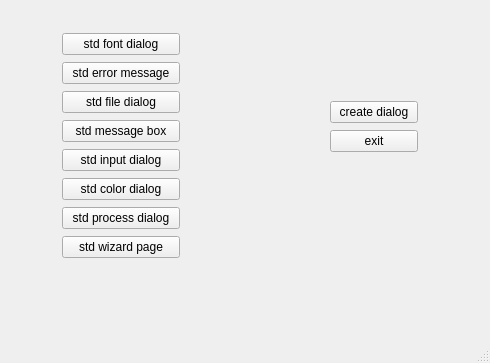
<?xml version="1.0" encoding="UTF-8"?>
<ui version="4.0">
 <class>MainWindow</class>
 <widget class="QMainWindow" name="MainWindow">
  <property name="geometry">
   <rect>
    <x>0</x>
    <y>0</y>
    <width>490</width>
    <height>363</height>
   </rect>
  </property>
  <property name="windowTitle">
   <string>MainWindow</string>
  </property>
  <widget class="QWidget" name="centralwidget">
   <widget class="QWidget" name="layoutWidget">
    <property name="geometry">
     <rect>
      <x>330</x>
      <y>100</y>
      <width>88</width>
      <height>54</height>
     </rect>
    </property>
    <layout class="QVBoxLayout" name="verticalLayout_2">
     <item>
      <widget class="QPushButton" name="pushButtonCreateDialog">
       <property name="sizePolicy">
        <sizepolicy hsizetype="Preferred" vsizetype="Fixed">
         <horstretch>0</horstretch>
         <verstretch>0</verstretch>
        </sizepolicy>
       </property>
       <property name="text">
        <string>create dialog</string>
       </property>
      </widget>
     </item>
     <item>
      <widget class="QPushButton" name="pushButtonexit">
       <property name="sizePolicy">
        <sizepolicy hsizetype="Preferred" vsizetype="Fixed">
         <horstretch>0</horstretch>
         <verstretch>0</verstretch>
        </sizepolicy>
       </property>
       <property name="text">
        <string>exit</string>
       </property>
      </widget>
     </item>
    </layout>
   </widget>
   <widget class="QWidget" name="">
    <property name="geometry">
     <rect>
      <x>62</x>
      <y>32</y>
      <width>118</width>
      <height>228</height>
     </rect>
    </property>
    <layout class="QVBoxLayout" name="verticalLayout">
     <item>
      <widget class="QPushButton" name="pushButtonFontDialog">
       <property name="text">
        <string>std font dialog</string>
       </property>
      </widget>
     </item>
     <item>
      <widget class="QPushButton" name="pushButtonerrormessage">
       <property name="text">
        <string>std error message</string>
       </property>
      </widget>
     </item>
     <item>
      <widget class="QPushButton" name="pushButtonfiledialog">
       <property name="sizePolicy">
        <sizepolicy hsizetype="Preferred" vsizetype="Fixed">
         <horstretch>0</horstretch>
         <verstretch>0</verstretch>
        </sizepolicy>
       </property>
       <property name="text">
        <string>std file dialog</string>
       </property>
      </widget>
     </item>
     <item>
      <widget class="QPushButton" name="pushButtonmessagebox">
       <property name="text">
        <string>std message box</string>
       </property>
      </widget>
     </item>
     <item>
      <widget class="QPushButton" name="pushButtoninputdialog">
       <property name="text">
        <string>std input dialog</string>
       </property>
      </widget>
     </item>
     <item>
      <widget class="QPushButton" name="pushButtoncolordialog">
       <property name="sizePolicy">
        <sizepolicy hsizetype="Preferred" vsizetype="Fixed">
         <horstretch>0</horstretch>
         <verstretch>0</verstretch>
        </sizepolicy>
       </property>
       <property name="text">
        <string>std color dialog</string>
       </property>
      </widget>
     </item>
     <item>
      <widget class="QPushButton" name="pushButtonprocessdialog">
       <property name="text">
        <string>std process dialog</string>
       </property>
      </widget>
     </item>
     <item>
      <widget class="QPushButton" name="pushButtonwizardpage">
       <property name="text">
        <string>std wizard page</string>
       </property>
      </widget>
     </item>
    </layout>
   </widget>
  </widget>
  <widget class="QMenuBar" name="menubar">
   <property name="geometry">
    <rect>
     <x>0</x>
     <y>0</y>
     <width>490</width>
     <height>23</height>
    </rect>
   </property>
  </widget>
  <widget class="QStatusBar" name="statusbar"/>
 </widget>
 <resources/>
 <connections>
  <connection>
   <sender>pushButtonexit</sender>
   <signal>clicked()</signal>
   <receiver>MainWindow</receiver>
   <slot>hide()</slot>
   <hints>
    <hint type="sourcelabel">
     <x>424</x>
     <y>285</y>
    </hint>
    <hint type="destinationlabel">
     <x>244</x>
     <y>181</y>
    </hint>
   </hints>
  </connection>
 </connections>
 <slots>
  <slot>mytempslotfuntion()</slot>
 </slots>
</ui>
